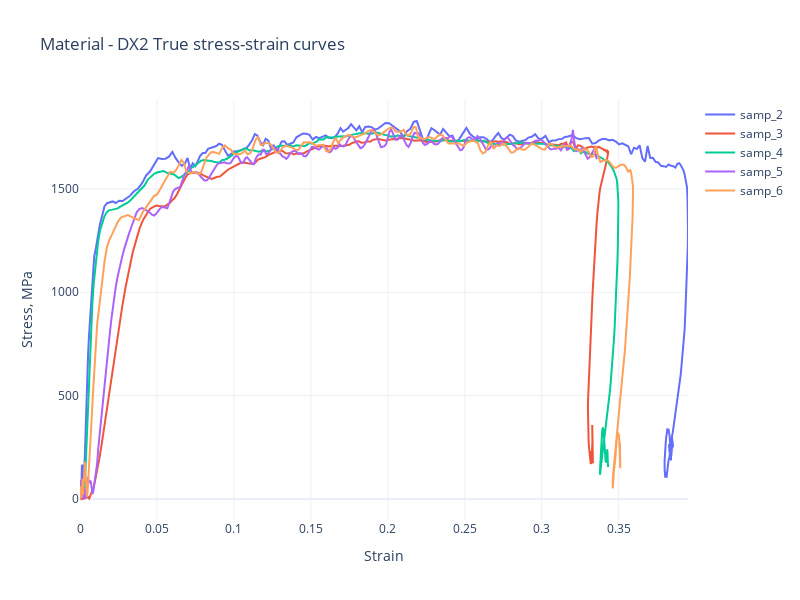

The notebook cell saved with this chart:
### Code cell
fig1 = go.Figure()
fig1.update_layout(template = 'plotly_white', width=800, height=600,
                  title = f"Material - {material[1]} True stress-strain curves")
                  
for ind in strain_dx_all.columns[:-2]:
    
    fig1.add_trace(go.Scatter(x = strain_dx_all[ind],
                             y = stress_dx_all[ind],
                             name = ind))

#fig1.add_trace(go.Scatter(x = strain_dx_all['mean'][::10], 
#                            y = stress_dx_all['mean'][::10],
#                            error_y = dict(array = stress_dx_all['std'][::10]),
#                            name = 'Mean Value'))
fig1.update_yaxes(title = 'Stress, MPa')
fig1.update_xaxes(title = 'Strain')
fig1.show()

### Figure 1 — Plotly figure (JSON) as saved in the notebook; plotly's stock layout.template omitted (floating-point values rounded to 4 significant figures; data arrays with more than 128 entries replaced by an {"elided": "..."} marker saying what was removed)
{"data": [{"name": "samp_2", "type": "scatter", "x": {"elided": "388 float values"}, "y": {"elided": "388 float values"}}, {"name": "samp_3", "type": "scatter", "x": {"elided": "388 float values"}, "y": {"elided": "388 float values"}}, {"name": "samp_4", "type": "scatter", "x": {"elided": "388 float values"}, "y": {"elided": "388 float values"}}, {"name": "samp_5", "type": "scatter", "x": {"elided": "388 float values"}, "y": {"elided": "388 float values"}}, {"name": "samp_6", "type": "scatter", "x": {"elided": "388 float values"}, "y": {"elided": "388 float values"}}], "layout": {"height": 600, "title": {"text": "Material - DX2 True stress-strain curves"}, "width": 800, "xaxis": {"title": {"text": "Strain"}}, "yaxis": {"title": {"text": "Stress, MPa"}}}}
